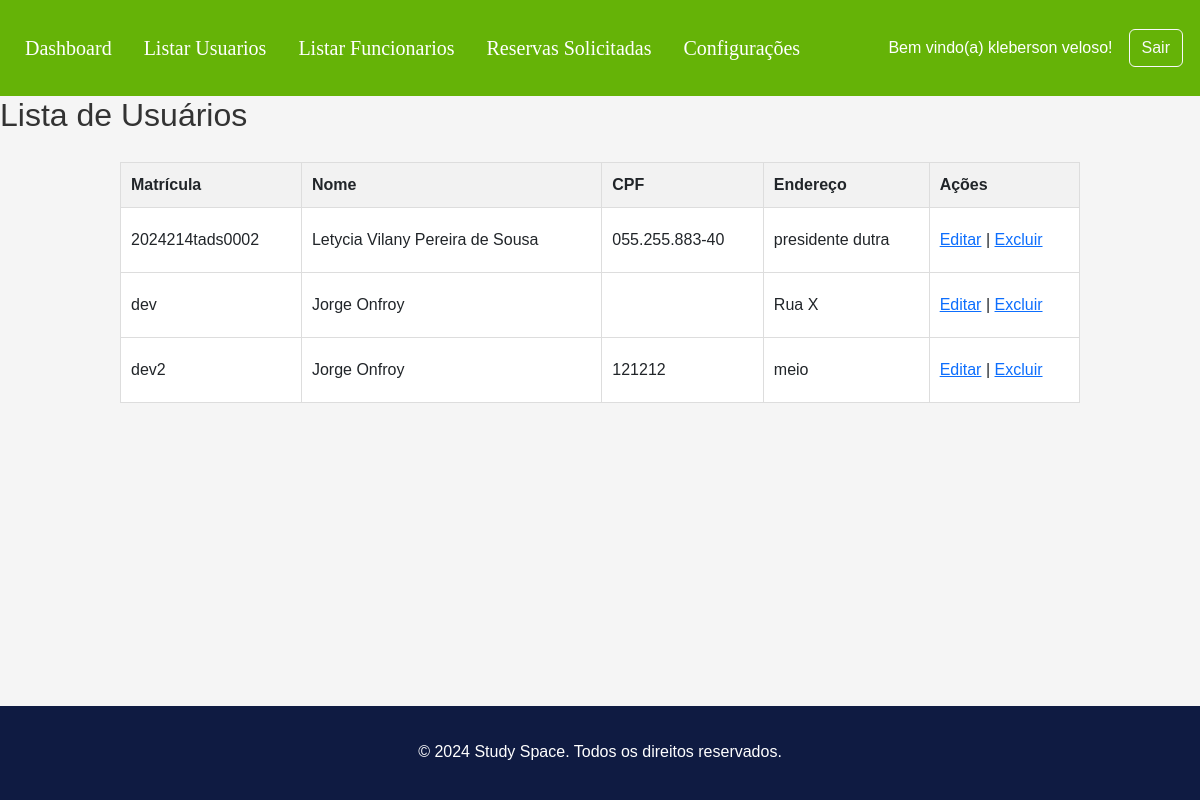
The page /bd/listar_usuarios.php (signed in) on the database its author committed.
### tables this page shows
CREATE TABLE `usuarios` (
  `matricula` varchar(15) NOT NULL,
  `nome_completo` varchar(100) NOT NULL,
  `CPF` varchar(15) NOT NULL,
  `endereco` varchar(100) NOT NULL,
  `bairro` varchar(30) NOT NULL,
  `numero` int NOT NULL,
  `senha` varchar(255) NOT NULL,
  `foto_perfil` varchar(255) DEFAULT NULL
);

### bd/listar_usuarios.php (the view, shortened to what this page needs)
<!DOCTYPE html>
<html lang="pt-BR">
<link rel="stylesheet" href="../layout/style_global.css">
<?php include '../layout/head.php';
?>
<body>
<?php
include '../layout/cabecalho_adm.php';
?>
<?php
include 'conexao.php';
$sql = "SELECT * FROM usuarios";
$result = $conn->query($sql);
if ($result->num_rows > 0) {
    echo "<h2>Lista de Usuários</h2>";
    echo "<table border='1'><tr><th>Matrícula</th><th>Nome</th><th>CPF</th><th>Endereço</th><th>Ações</th></tr>";
    while ($row = $result->fetch_assoc()) {
        echo "<tr>";
        echo "<td>" . $row['matricula'] . "</td>";
        echo "<td>" . $row['nome_completo'] . "</td>";
        echo "<td>" . $row['CPF'] . "</td>";
        echo "<td>" . $row['endereco'] . "</td>";
        echo "<td>
                <a href='editar_usuario.php?matricula=" . $row['matricula'] . "'>Editar</a> |
                <a href='excluir_usuario.php?matricula=" . $row['matricula'] . "' onclick='return confirm(\"Tem certeza que deseja excluir?\")'>Excluir</a>
              </td>";
        echo "</tr>";
    }
    echo "</table>";
} else {
    echo "Nenhum usuário encontrado.";
}
?>
<?php
include '../layout/footer.php';
?>
</body>
</html>

### layout/style_global.css (style rules this page uses)
body { font-family: Arial, sans-serif; margin: 0; padding: 0; background-color: #f5f5f5; }
h1, h2 { color: #333; }
table { width: 80%; margin: 20px auto; border-collapse: collapse; background-color: #fff; }
table, th, td { border: 1px solid #ddd; }
th, td { padding: 10px; text-align: left; }
th { background-color: #f2f2f2; }
a { display: inline-block; margin: 10px 0; }

### layout/footer.php (style rules this page uses)
body { display: flex; flex-direction: column; min-height: 100vh; margin: 0; }

### rows shown on the page
usuarios: matricula "2024214tads0002", nome_completo "Letycia Vilany Pereira de Sousa", CPF "055.255.883-40", endereco "presidente dutra"
usuarios: matricula "dev", nome_completo "Jorge Onfroy", endereco "Rua X"
usuarios: matricula "dev2", nome_completo "Jorge Onfroy", CPF "121212", endereco "meio"

### other values the page prints
$_SESSION['nome_adm'] "kleberson veloso"
